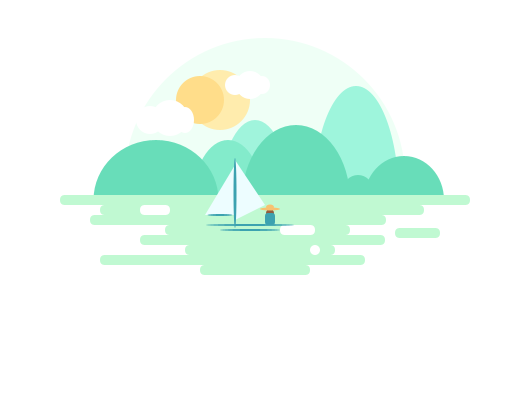
Frame 1 (no input)
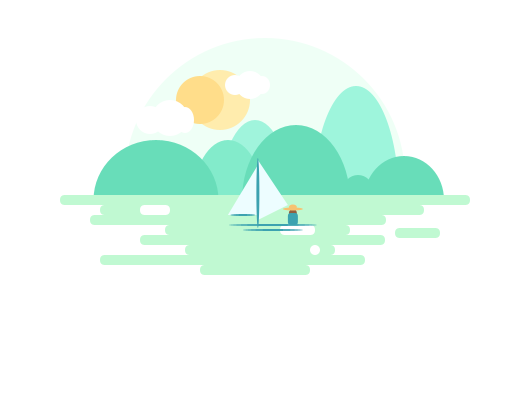
Frame 60 (the mouse pressed at the canvas centre just before this capture)
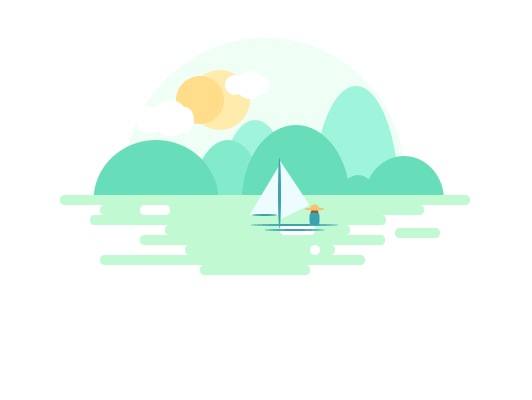
Frame 120 (the mouse held since frame 60 and released just before this capture)

The Processing sketch that drew these frames (run headless with seeded random() and noise(); from frame 60 on, the mouse is pressed at the canvas centre):

// Processing sketch: sketch_____1
// ── sketch_____1.pde
float x=40;
float m=0;
float y=0;
int change = 20;
void setup()
{
size(532,400);
}
void draw(){
background(255);
fill(219+change,251+change,226+change);
noStroke();
ellipse(265,178,280,280);

//taiyang
fill(246+change,236,173);
noStroke();
ellipse(200+change,100,60,60);

fill(255+change,221,138);
noStroke();
ellipse(200,100,48,48);

//yunduo1
fill(255);
noStroke();
ellipse(150,120,28,28);

fill(255);
noStroke();
ellipse(170,118,36,36);

fill(255);
noStroke();
ellipse(185,120,18,26);

//yunduo2
fill(255);
noStroke();
ellipse(235,85,20,20);

fill(255);
noStroke();
ellipse(250,85,28,28);

fill(255);
noStroke();
ellipse(262,85,16,18);

//shan
fill(160,244,220);
noStroke();
ellipse(255,200,70,160);

fill(131,235,203);
noStroke();
ellipse(228,200,70,120);

fill(104,221,185);
noStroke();
ellipse(156,200,125,120);

fill(158,245,220);
noStroke();
ellipse(356,200,86,228);

fill(104,221,185);
noStroke();
ellipse(296,200,108,150);

fill(104,221,185);
noStroke();
ellipse(358,190,30,30);

fill(104,221,185);
noStroke();
ellipse(404,200,80,88);

fill(255);
noStroke();
rect(0,195,532,134);

//he
fill(192,249,210);
noStroke();
rect(60,195,410,10,5);

fill(192,249,210);
noStroke();
rect(100,205,324,10,5);

fill(192,249,210);
noStroke();
rect(90,215,296,10,5);

fill(192,249,210);
noStroke();
rect(165,225,185,10,5);

fill(192,249,210);
noStroke();
rect(140,235,245,10,5);

fill(192,249,210);
noStroke();
rect(185,245,150,10,5);

fill(192,249,210);
noStroke();
rect(100,255,265,10,5);

fill(192,249,210);
noStroke();
rect(200,265,110,10,5);

fill(192,249,210);
noStroke();
rect(395,228,45,10,5);

fill(255);
noStroke();
rect(140,205,30,10,5);

fill(255);
noStroke();
rect(280,225,35,10,5);

fill(255);
noStroke();
ellipse(315,250,10,10);
translate(y,0);
chuan();
y=80*sin(m);
m=m+0.005;

}

void chuan()
{
fill(237,253,255);
noStroke();
triangle(165+x,215,195+x,165,195+x,215);
triangle(195+x,220,195+x,160,225+x,205);

fill(60,162,176);
noStroke();
ellipse(210+x,225,88,2);
ellipse(210+x,230,60,2);
ellipse(195+x,193,3,70);
ellipse(180+x,215,25,2);

//ren
fill(126+change,94,62);
noStroke();
ellipse(230+x,213,8,8);

fill(60,162,176);
noStroke();
rect(225+x,213,10,12,3);

fill(247,194,112);
noStroke();
ellipse(230+x,207,8,5);
ellipse(230+x,209,20,3);
}
